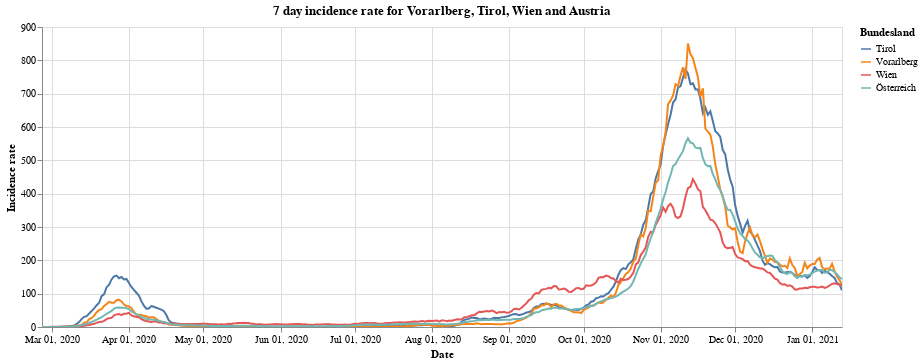

Notebook code cell kept with this figure:
### Markdown cell above
Next we have the 7 day incidence rate for states of Vorarlberg, Tirol and Wien compared to all of Austria.

### Code cell
#collapse
bars = alt.Chart(vol_tyr_wien_at).mark_line().encode(
    x=alt.X("yearmonthdate(Time):T", axis=alt.Axis(title='Date')),
    y=alt.Y("SiebenTageInzidenzFaelle:Q", axis=alt.Axis(title='Incidence rate')),
    tooltip='Bundesland',
    color='Bundesland'
).properties(title='7 day incidence rate for Vorarlberg, Tirol, Wien and Austria', width=800).interactive()
bars
#alt.layer(bars, data=at_data).facet(alt.Row('Bundesland'), columns=1)

### Figure 1 — Vega-Lite specification as saved in the notebook (floating-point values rounded to 4 significant figures; data arrays with more than 128 entries replaced by an {"elided": "..."} marker saying what was removed)
{"config": {"view": {"continuousWidth": 400, "continuousHeight": 300}}, "data": {"name": "data-e625eb14457e101041b5f2d7902e3620"}, "mark": "line", "encoding": {"color": {"type": "nominal", "field": "Bundesland"}, "tooltip": {"type": "nominal", "field": "Bundesland"}, "x": {"type": "temporal", "axis": {"title": "Date"}, "field": "Time", "timeUnit": "yearmonthdate"}, "y": {"type": "quantitative", "axis": {"title": "Incidence rate"}, "field": "SiebenTageInzidenzFaelle"}}, "selection": {"selector001": {"type": "interval", "bind": "scales", "encodings": ["x", "y"]}}, "title": "7 day incidence rate for Vorarlberg, Tirol, Wien and Austria", "width": 800, "$schema": "https://vega.github.io/schema/vega-lite/v4.8.1.json", "datasets": {"data-e625eb14457e101041b5f2d7902e3620": {"elided": "1292 records"}}}
